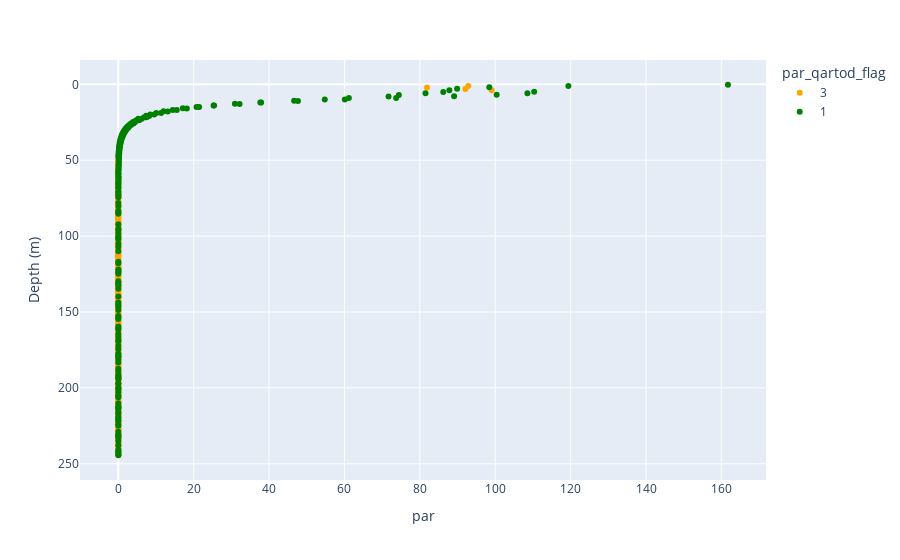

Write notebook code for a chart like this one.
### Code cell
# Look at one variable at the time
var = 'par'

## Get Figure
fig = px.scatter(df_temp,x=var,y='depth',color=var+'_qartod_flag',hover_name=var+'_flag_description',
                color_discrete_map=qartod_color)
fig.update_yaxes(title_text="Depth (m)",autorange="reversed")
fig.show()

### Figure 1 — Plotly figure (JSON) as saved in the notebook; plotly's stock layout.template omitted (floating-point values rounded to 4 significant figures; data arrays with more than 128 entries replaced by an {"elided": "..."} marker saying what was removed)
{"data": [{"hovertemplate": "<b>%{hovertext}</b><br><br>par_qartod_flag=3<br>par=%{x}<br>depth=%{y}<extra></extra>", "hovertext": {"elided": "285 str values"}, "legendgroup": "3", "marker": {"color": "orange", "symbol": "circle"}, "mode": "markers", "name": "3", "showlegend": true, "type": "scatter", "x": {"elided": "285 float values"}, "xaxis": "x", "y": {"elided": "285 float values"}, "yaxis": "y"}, {"hovertemplate": "<b>%{hovertext}</b><br><br>par_qartod_flag=1<br>par=%{x}<br>depth=%{y}<extra></extra>", "hovertext": {"elided": "210 str values"}, "legendgroup": "1", "marker": {"color": "green", "symbol": "circle"}, "mode": "markers", "name": "1", "showlegend": true, "type": "scatter", "x": {"elided": "210 float values"}, "xaxis": "x", "y": {"elided": "210 float values"}, "yaxis": "y"}], "layout": {"legend": {"title": {"text": "par_qartod_flag"}, "tracegroupgap": 0}, "margin": {"t": 60}, "xaxis": {"anchor": "y", "domain": [0, 1], "title": {"text": "par"}}, "yaxis": {"anchor": "x", "autorange": "reversed", "domain": [0, 1], "title": {"text": "Depth (m)"}}}}
